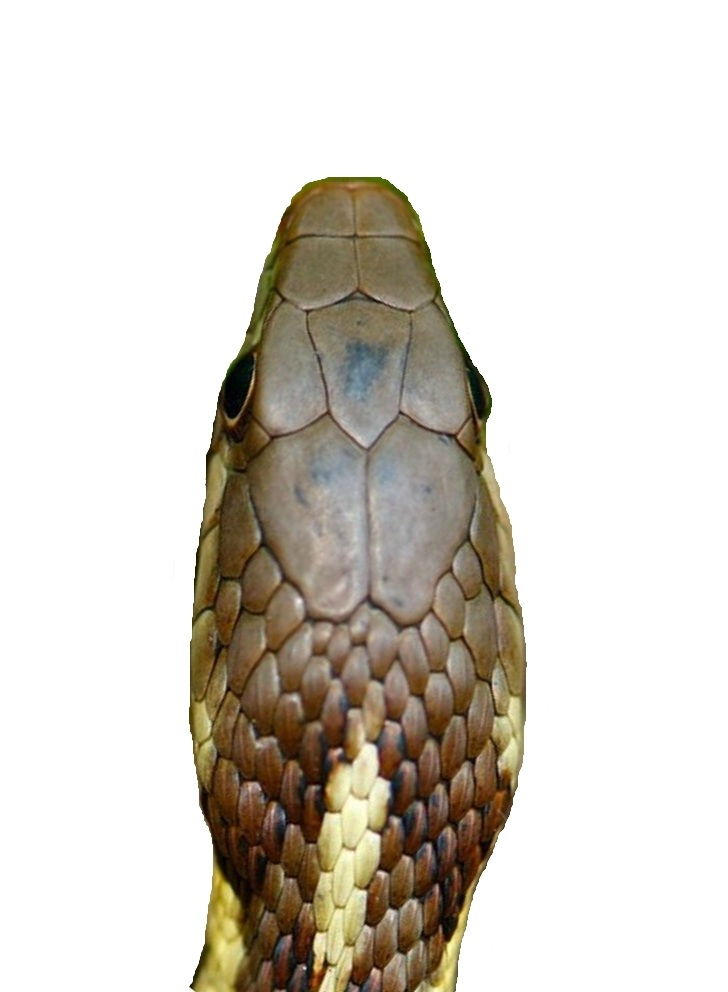
#> input picture images/trainTest/NonvenomousSnakes/1.jpg, 728 x 992 px; its folder holds only this picture in this run
$ python -i image.py   (imports and definitions only)   (older library calls are emulated)
#> lines starting #> are read from the running program, lines starting #| are printed output that depends on the picture; after the words box and inside, x2 and y2 are one past the last pixel; in counts of white or black regions, pixels touching at a corner belong together
#> further down, picture is the input picture: shape (992, 728, 3); mean B, G, R 201.9, 210, 215
import cv2
from PIL import Image
import glob
import numpy as np


def processImage(img):
    img_gray = cv2.cvtColor(img, cv2.COLOR_BGR2RGB)
    img_gray1 = cv2.cvtColor(img_gray, cv2.COLOR_RGB2GRAY)
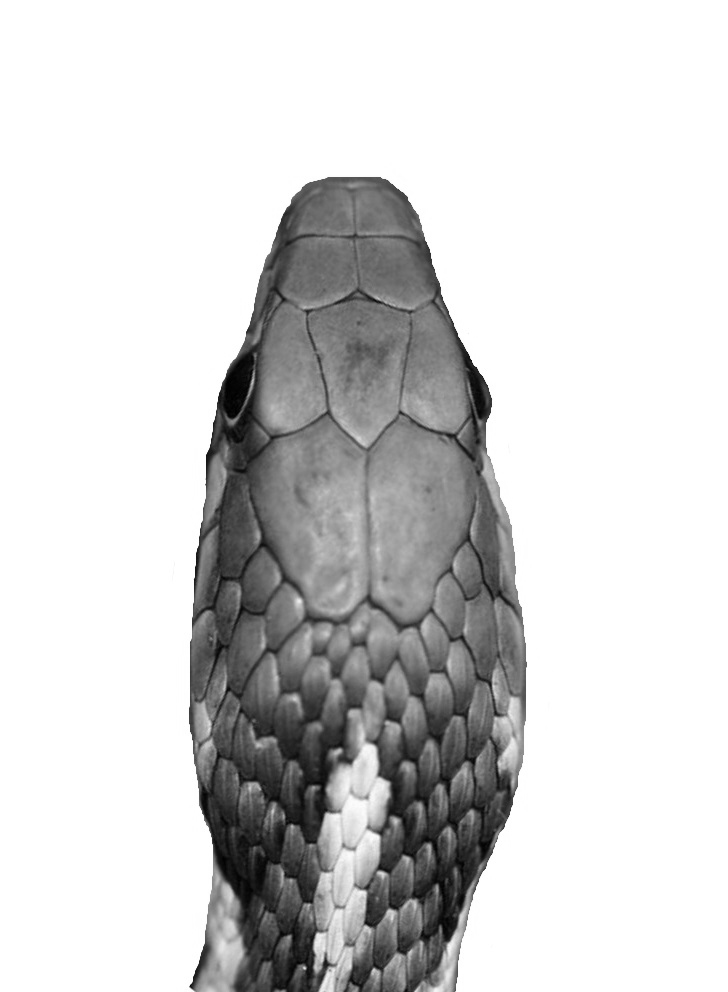
#> img_gray1: shape (992, 728); min 0, max 255, mean 210.6
    ret, thresh = cv2.threshold(img_gray1, 225, 255, cv2.THRESH_BINARY)
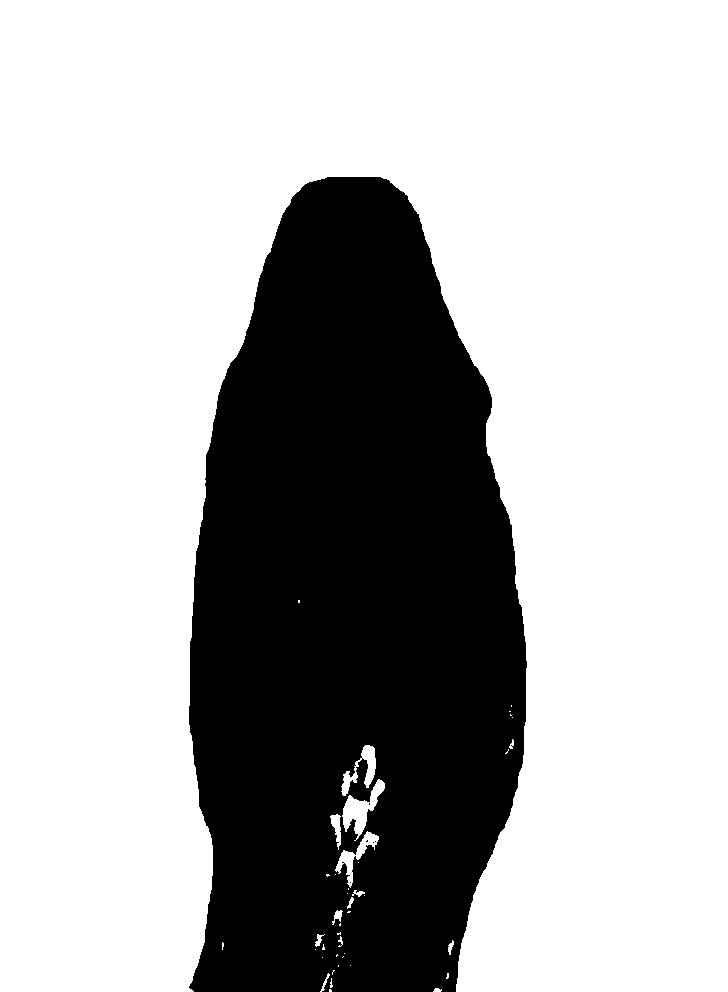
#> thresh: shape (992, 728); 70% white; 6 black regions (5 under 20 px), largest, box (x1, y1, x2, y2) and area: (189, 177, 527, 992) 216322
    thresh = cv2.bitwise_not(thresh)

    img1 = cv2.dilate(thresh, np.ones((4, 4)), iterations=10)
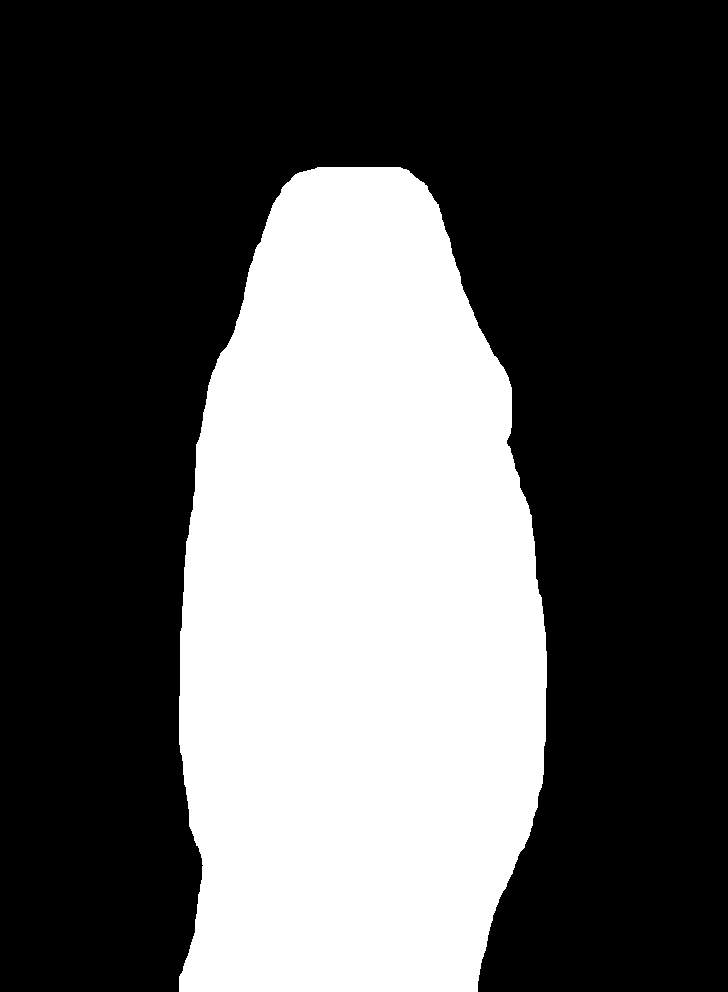
#> img1: shape (992, 728); 34.6% white; 1 white region, box (x1, y1, x2, y2) and area: (179, 167, 547, 992) 249771
    img2 = cv2.erode(img1, np.ones((4, 4)), iterations=14)
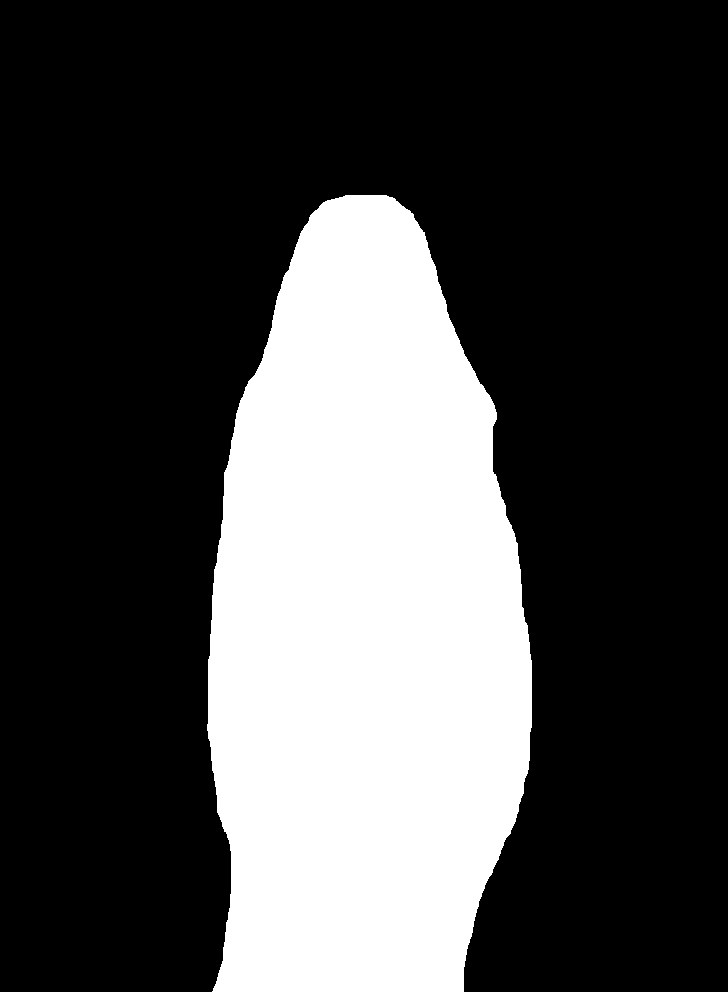
#> img2: shape (992, 728); 28.2% white; 1 white region

    height, width, channels = img.shape
#> height = 992; width = 728; channels = 3
    img3, contours, hierarchy = cv2.findContours(img2, cv2.RETR_LIST, cv2.CHAIN_APPROX_SIMPLE)
#> contours = 1 contour; box (x1, y1, x2, y2) and area: (207, 195, 532, 992) 202897
    cnt = contours[0]
#> cnt = contour of 642 points, box (x1, y1, x2, y2) (207, 195, 532, 992), area 202897

    hull = cv2.convexHull(cnt, returnPoints=False)
#> hull = 36 values, max 641 at index 0, min 0 at index 35, mean 304
    newArray = (cnt[:, 0])
#> newArray = 642 pairs, first value 207 to 531, second value 195 to 991
    niz = newArray[hull, :]
#> niz = contour of 36 points, box (x1, y1, x2, y2) (207, 195, 532, 992), area 210592

    ymin = niz[niz[:, 0][:, 1] == min(niz[:, 0][:, 1])][0] # gornja tacka
#> ymin = [[386, 195]]
    xmin = niz[niz[:, 0][:, 0] == min(niz[:, 0][:, 0])][0] # leva u sredini
#> xmin = [[207, 730]]
    xmax = niz[niz[:, 0][:, 0] == max(niz[:, 0][:, 0])][0] # desna u sredini
#> xmax = [[531, 660]]
    ymaxarray = niz[niz[:, 0][:, 1] == max(niz[:, 0][:, 1])]
#> ymaxarray = [[463, 991], [212, 991]]
    ymax1 = ymaxarray[ymaxarray[:, 0][:, 0] == min(ymaxarray[:, 0][:, 0])][0] # donja leva tacka
#> ymax1 = [[212, 991]]
    ymax2 = ymaxarray[ymaxarray[:, 0][:, 0] == max(ymaxarray[:, 0][:, 0])][0] # donja desna tacka
#> ymax2 = [[463, 991]]

    tackeRet = np.matrix([[(xmax[0, 0]*100.0) / width, (xmax[0, 1]*100.0) / height], [(ymax2[0, 0]*100.0) / width, (ymax2[0, 1]*100.0) / height],
                       [(ymax1[0, 0]*100.0) / width, (ymax1[0, 1]*100.0) / height], [(xmin[0, 0]*100.0) / width, (xmin[0, 1]*100.0) / height],
                       [(ymin[0, 0]*100.0) / width, (ymin[0, 1]*100.0) / height]])
#> tackeRet = [[72.94, 66.53], [63.6, 99.9], [29.12, 99.9], [28.43, 73.59], [53.02, 19.66]]

    return tackeRet


def writeToFile(coords,isVenomous, file):

    for coord in coords:
        file.write('%0.9lf,%0.9lf,' % (round(coord[0,:][0,0],9), round(coord[0,:][0,1],9)))
    if(isVenomous == 1):
        venomous = 1
        nonVenomous = 0
    else:
        venomous = 0
        nonVenomous = 1
    file.write('%d,%d \n' % (venomous, nonVenomous))


def loadImagesVenomous(file):
    for fileName in glob.glob('images/trainTest/Venomous Snakes/*.jpg'):
        img = Image.open(fileName)
        coords = processImage(np.asarray(img))
        writeToFile(coords, 1, file)


def loadImagesNonvenomous(file):
    for fileName in glob.glob('images/trainTest/NonvenomousSnakes/*.jpg'):
        img = Image.open(fileName)
        coords = processImage(np.asarray(img))
        writeToFile(coords, 0, file)

>>> import cv2
>>> picture = cv2.imread('images/trainTest/NonvenomousSnakes/1.jpg')
>>> result = processImage(picture)
#> result has the same summary as tackeRet in processImage

$ run again, on images/trainTest/NonvenomousSnakes/imgonline-com-ua-Rotate360-zeSJpkvtrCp8K (1).jpg
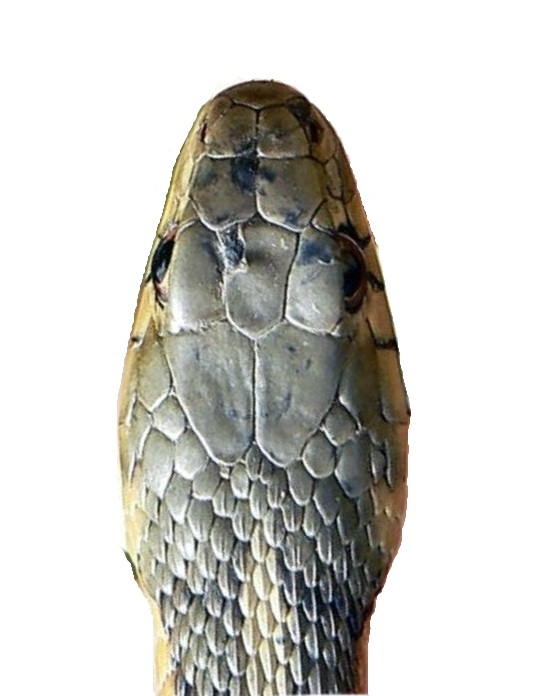
#> input picture images/trainTest/NonvenomousSnakes/imgonline-com-ua-Rotate360-zeSJpkvtrCp8K (1).jpg, 540 x 696 px
#> picture is the input picture: shape (696, 540, 3); mean B, G, R 200.5, 205, 205.7
#> in processImage, `ret, thresh = cv2.threshold(img_gray1, 225, 255, cv2.THRESH_BINARY)`:
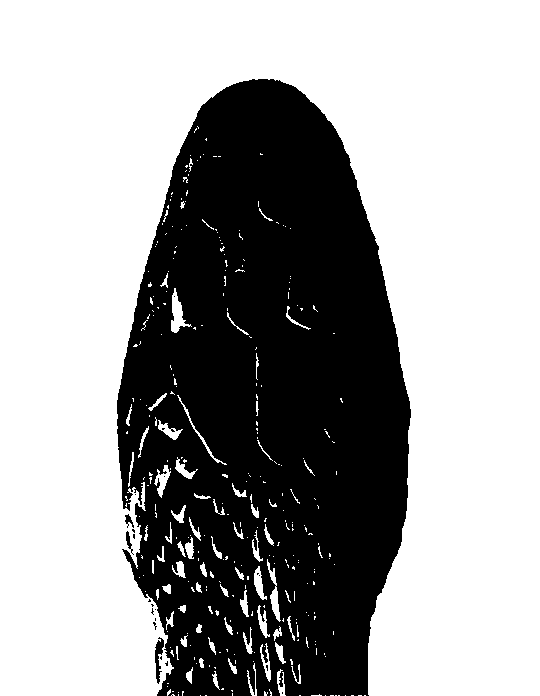
#> thresh: shape (696, 540); 63.9% white; 22 black regions (18 under 20 px), largest, box (x1, y1, x2, y2) and area: (117, 79, 411, 696) 135126, (155, 637, 164, 684) 213, (126, 531, 134, 555) 67, (125, 514, 134, 528) 58
#> img1: shape (696, 540); 44.4% white; 1 white region, box (x1, y1, x2, y2) and area: (107, 69, 431, 696) 167058
#> in processImage, `img2 = cv2.erode(img1, np.ones((4, 4)), iterations=14)`:
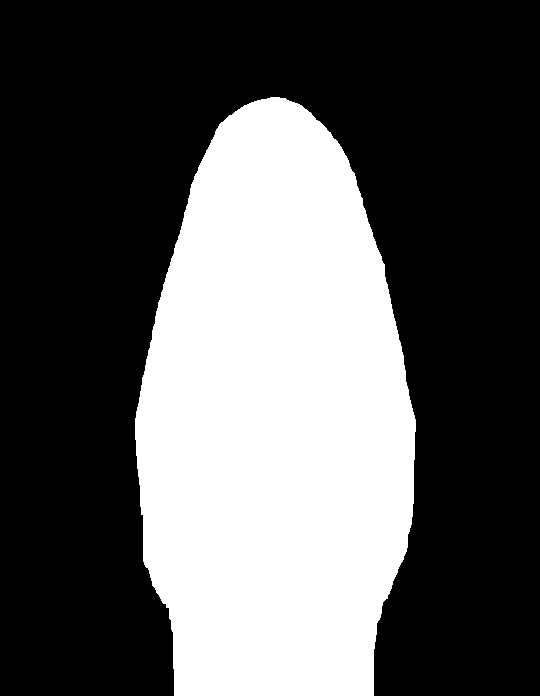
#> img2: shape (696, 540); 35% white; 1 white region
#> contours = 1 contour; box (x1, y1, x2, y2) and area: (135, 97, 416, 696) 130844
#> cnt = contour of 500 points, box (x1, y1, x2, y2) (135, 97, 416, 696), area 130844
#> hull = 45 values, max 499 at index 0, min 0 at index 44, mean 237.1
#> newArray = 500 pairs, first value 135 to 415, second value 97 to 695
#> niz = contour of 45 points, box (x1, y1, x2, y2) (135, 97, 416, 696), area 133869
#> ymin = [[279, 97]]
#> xmin = [[135, 439]]
#> xmax = [[415, 419]]
#> ymaxarray = [[373, 695], [174, 695]]
#> ymax1 = [[174, 695]]
#> ymax2 = [[373, 695]]
#> tackeRet = [[76.85, 60.2], [69.07, 99.86], [32.22, 99.86], [25, 63.07], [51.67, 13.94]]
#> result has the same summary as tackeRet in processImage

$ run again, on images/trainTest/NonvenomousSnakes/imgonline-com-ua-Rotate360-zgwbjlarCtLrP1.jpg
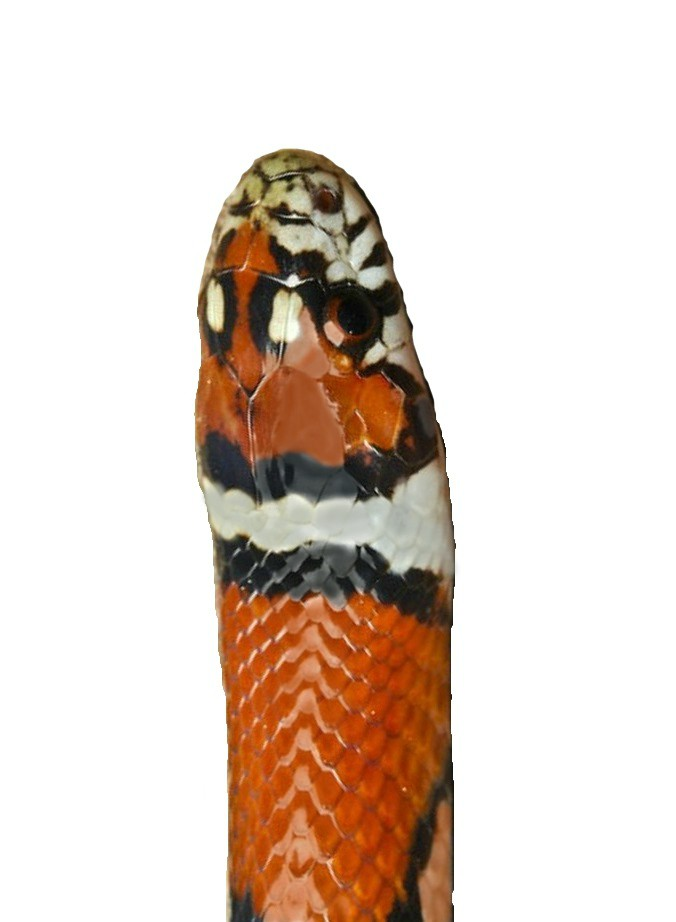
#> input picture images/trainTest/NonvenomousSnakes/imgonline-com-ua-Rotate360-zgwbjlarCtLrP1.jpg, 676 x 922 px
#> picture is the input picture: shape (922, 676, 3); mean B, G, R 201.2, 211, 225.2
#> in processImage, `ret, thresh = cv2.threshold(img_gray1, 225, 255, cv2.THRESH_BINARY)`:
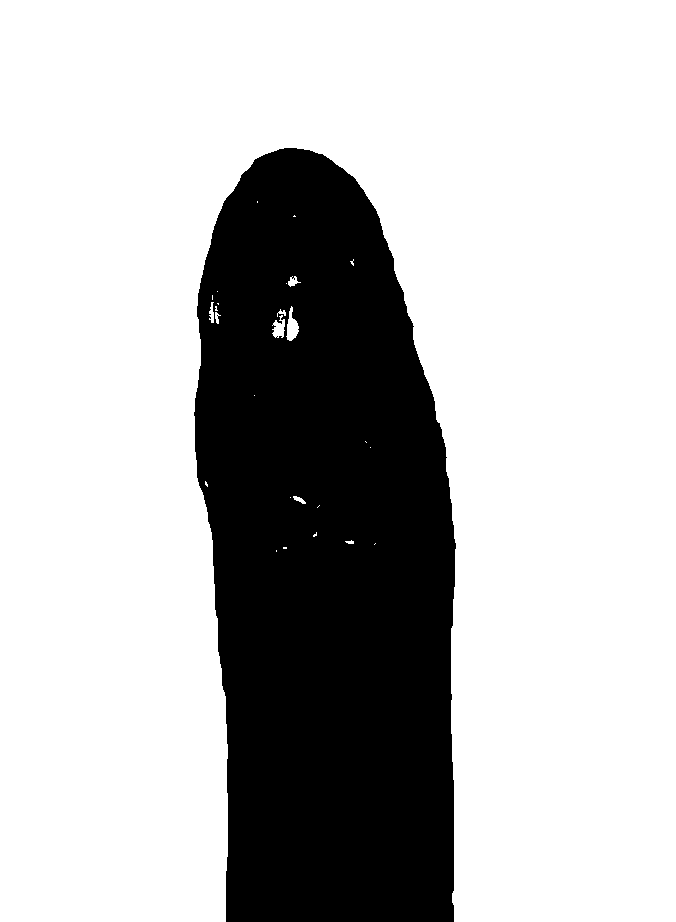
#> thresh: shape (922, 676); 73.3% white; 1 black region, box (x1, y1, x2, y2) and area: (194, 148, 456, 922) 166543
#> img1: shape (922, 676); 31.2% white; 1 white region, box (x1, y1, x2, y2) and area: (184, 138, 476, 922) 194528
#> in processImage, `img2 = cv2.erode(img1, np.ones((4, 4)), iterations=14)`:
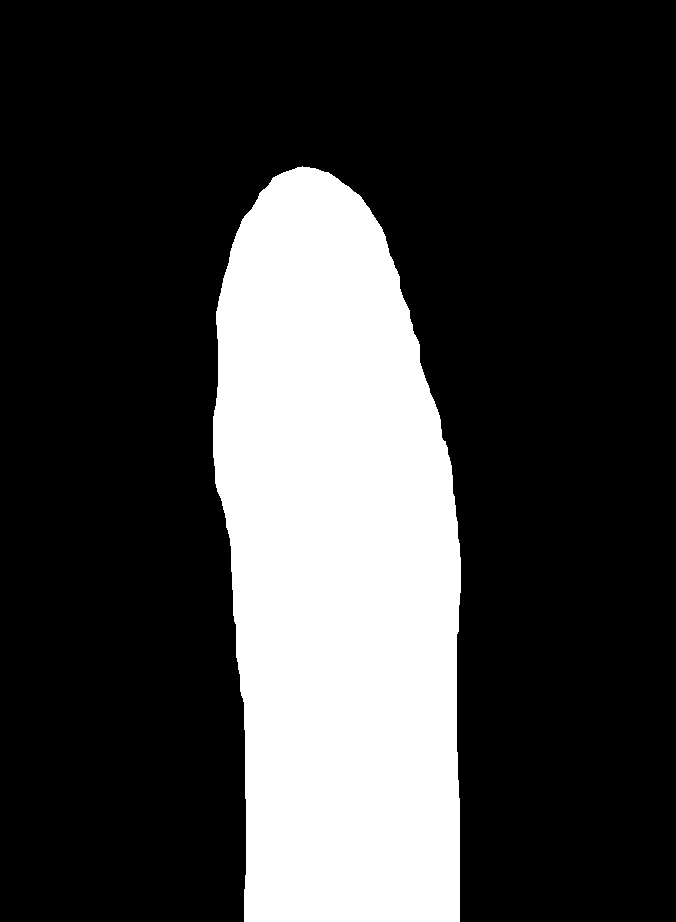
#> img2: shape (922, 676); 24.7% white; 1 white region
#> contours = 1 contour; box (x1, y1, x2, y2) and area: (213, 166, 461, 922) 152880
#> cnt = contour of 396 points, box (x1, y1, x2, y2) (213, 166, 461, 922), area 152880
#> hull = 38 values, max 394 at index 0, min 0 at index 37, mean 193.3
#> newArray = 396 pairs, first value 213 to 460, second value 166 to 921
#> niz = contour of 38 points, box (x1, y1, x2, y2) (213, 166, 461, 922), area 158467
#> ymin = [[302, 166]]
#> xmin = [[213, 457]]
#> xmax = [[460, 557]]
#> ymaxarray = [[459, 921], [244, 921]]
#> ymax1 = [[244, 921]]
#> ymax2 = [[459, 921]]
#> tackeRet = [[68.05, 60.41], [67.9, 99.89], [36.09, 99.89], [31.51, 49.57], [44.67, 18]]
#> result has the same summary as tackeRet in processImage
